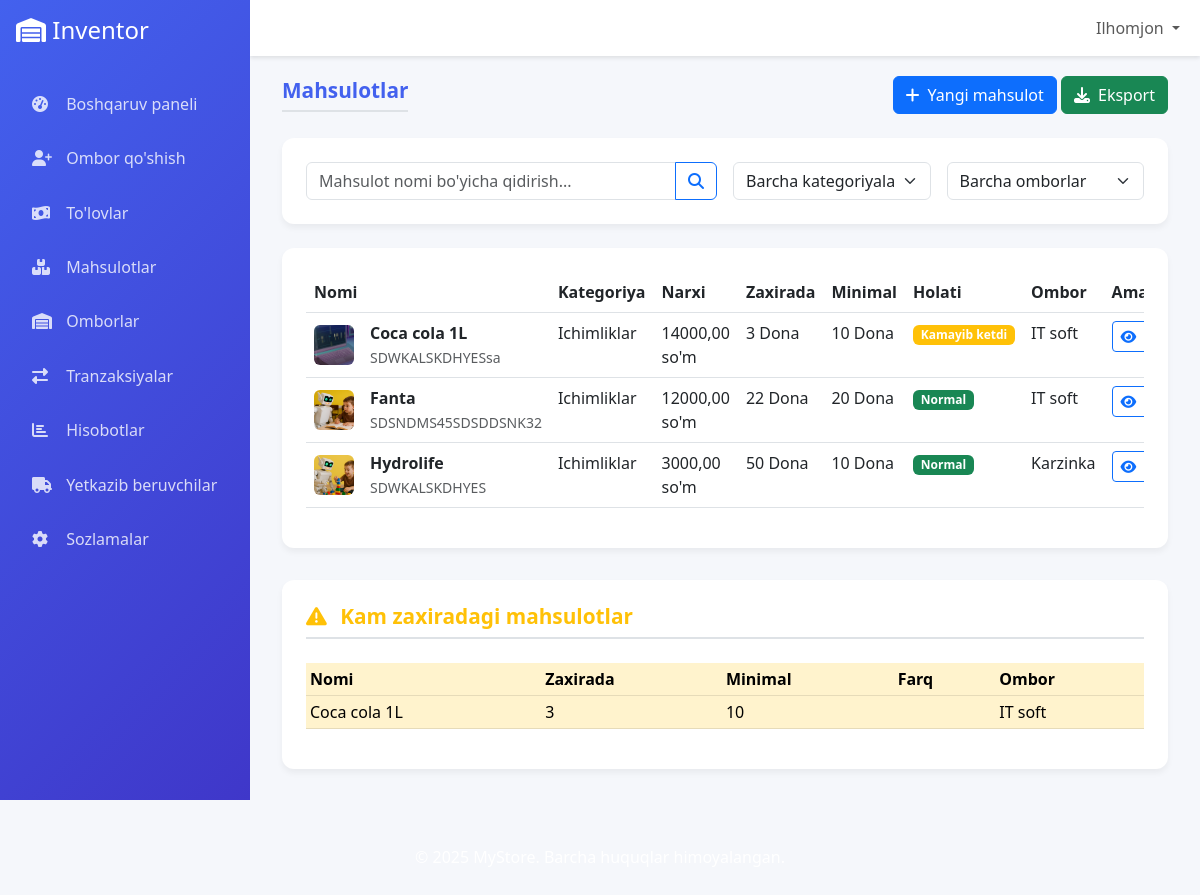
Screenshot of /products/ (signed in) with the database file from the repository.
### products/models.py (models this page shows, shortened)
class Product(models.Model):
    UNIT_CHOICES = (
        ('kg', 'kg'),
        ('box', 'Karopka'),
        ('l', 'Litr'),
        ('m', 'Metr'),
        ('ton', 'Tonna'),
        ('piece', 'Dona'),
        ('pack', 'Pochka'),
    )
    name = models.CharField(max_length=100)
    category = models.ForeignKey(Category, on_delete=models.CASCADE, related_name="products")
    barcode = models.CharField(max_length=50, unique=True, blank=True, null=True)
    description = models.TextField(blank=True)
    price = models.DecimalField(max_digits=10, decimal_places=2)
    image = models.ImageField(upload_to='products/', null=True, blank=True)
    min_stock = models.PositiveIntegerField(default=0)
    stock_quantity = models.PositiveIntegerField(default=0)
    unit = models.CharField(max_length=10, choices=UNIT_CHOICES, default='piece')
    created_at = models.DateTimeField(auto_now_add=True)
    updated_at = models.DateTimeField(auto_now=True)
    supplier = models.ForeignKey('inventor.Supplier', on_delete=models.SET_NULL, null=True, blank=True)
    warehouse = models.ForeignKey('inventor.Warehouse', on_delete=models.CASCADE, null=True, blank=True)
    def is_low_stock(self):
        return self.stock_quantity <= self.min_stock
    class Meta:
        ordering = ['name']

class Category(models.Model):
    name = models.CharField(max_length=100, unique=True)
    description = models.TextField(blank=True)

### inventor/models.py (models this page shows, shortened)
class Warehouse(models.Model):
    name = models.CharField(max_length=100)
    location = models.CharField(max_length=200)
    created_at = models.DateTimeField(auto_now_add=True)

### products/views.py (the view)
# urls.py: path('', views.product_list, name='product_list'),
@login_required
def product_list(request):
    query = request.GET.get('q')
    products = Product.objects.all()
    try:
        role = request.user.userrole.role
        warehouse = request.user.userrole.warehouse
        if role == 'WAREHOUSE_MANAGER':
            products = products.filter(warehouse=warehouse)
        elif role == 'SELLER':
            products = products.filter(warehouse=warehouse, stock_quantity__gt=0)
    except:
        pass
    if query:
        products = products.filter(
            Q(name__icontains=query) |
            Q(description__icontains=query) |
            Q(barcode__icontains=query)
        )
    products_with_low_stock = [product for product in products if product.is_low_stock()]
    UserLog.objects.create(user=request.user, action="Mahsulotlar ro'yxatini ko'rdi")
    return render(request, 'products/product_list.html', {
        'products': products,
        'low_stock': products_with_low_stock,
        'query': query
    })

### templates/products/product_list.html (shortened to what this page needs)
{% extends 'base.html' %}
{% block content %}
<div class="container-fluid">
    <div class="d-flex justify-content-between align-items-center mb-4">
        <h2 class="section-title mb-0">Mahsulotlar</h2>
        <div>
            <a href="{% url 'products:product_create' %}" class="btn btn-primary">
                <i class="fas fa-plus me-2"></i>Yangi mahsulot
            </a>
            <a href="{% url 'products:export_products' %}" class="btn btn-success">
                <i class="fas fa-download me-2"></i>Eksport
            </a>
        </div>
    </div>
    <div class="table-container mb-4">
        <form method="get" class="row g-3">
            <div class="col-md-6">
                <div class="input-group">
                    <input type="text" class="form-control" name="q" placeholder="Mahsulot nomi bo'yicha qidirish..."
                           value="{{ request.GET.q }}">
                    <button class="btn btn-outline-primary" type="submit">
                        <i class="fas fa-search"></i>
                    </button>
                </div>
            </div>
            <div class="col-md-3">
                <select class="form-select" name="category">
                    <option value="">Barcha kategoriyalar</option>
                </select>
            </div>
            <div class="col-md-3">
                <select class="form-select" name="warehouse">
                    <option value="">Barcha omborlar</option>
                </select>
            </div>
        </form>
    </div>
    <div class="table-container">
        <div class="table-responsive">
            <table class="table table-hover">
                <thead>
                    <tr>
                        <th>Nomi</th>
                        <th>Kategoriya</th>
                        <th>Narxi</th>
                        <th>Zaxirada</th>
                        <th>Minimal</th>
                        <th>Holati</th>
                        <th>Ombor</th>
                        <th>Amallar</th>
                    </tr>
                </thead>
                <tbody>
                    {% for product in products %}
                    <tr>
                        <td>
                            <div class="d-flex align-items-center">
                                {% if product.image %}
                                <img src="{{ product.image.url }}" alt="{{ product.name }}"
                                     class="rounded me-3" width="40" height="40" style="object-fit: cover;">
                                {% else %}
                                <div class="bg-light rounded me-3 d-flex align-items-center justify-content-center"
                                     style="width: 40px; height: 40px;">
                                    <i class="fas fa-box text-muted"></i>
                                </div>
                                {% endif %}
                                <div>
                                    <strong>{{ product.name }}</strong>
                                    {% if product.barcode %}
                                    <br><small class="text-muted">{{ product.barcode }}</small>
                                    {% endif %}
                                </div>
                            </div>
                        </td>
                        <td>{{ product.category.name }}</td>
                        <td>{{ product.price }} so'm</td>
                        <td>{{ product.stock_quantity }} {{ product.get_unit_display }}</td>
                        <td>{{ product.min_stock }} {{ product.get_unit_display }}</td>
                        <td>
                            {% if product.stock_quantity <= 0 %}
                                <span class="badge bg-danger">Tugagan</span>
                            {% elif product.is_low_stock %}
                                <span class="badge bg-warning">Kamayib ketdi</span>
                            {% else %}
                                <span class="badge bg-success">Normal</span>
                            {% endif %}
                        </td>
                        <td>{{ product.warehouse.name }}</td>
                        <td>
                            <div class="btn-group btn-group-sm">
                                <a href="{% url 'products:product_detail' product.pk %}" class="btn btn-outline-primary">
                                    <i class="fas fa-eye"></i>
                                </a>
                            </div>
                        </td>
                    </tr>
                    {% endfor %}
                </tbody>
            </table>
        </div>
    </div>
    {% if low_stock %}
    <div class="table-container mt-4">
        <h3 class="section-title text-warning">
            <i class="fas fa-exclamation-triangle me-2"></i>
            Kam zaxiradagi mahsulotlar
        </h3>
        <div class="table-responsive">
            <table class="table table-sm table-warning">
                <thead>
                    <tr>
                        <th>Nomi</th>
                        <th>Zaxirada</th>
                        <th>Minimal</th>
                        <th>Farq</th>
                        <th>Ombor</th>
                    </tr>
                </thead>
                <tbody>
                    {% for product in low_stock %}
                    <tr>
                        <td>{{ product.name }}</td>
                        <td>{{ product.stock_quantity }}</td>
                        <td>{{ product.min_stock }}</td>
                        <td class="text-danger">{{ product.min_stock|add:"-"|add:product.stock_quantity }}</td>
                        <td>{{ product.warehouse.name }}</td>
                    </tr>
                    {% endfor %}
                </tbody>
            </table>
        </div>
    </div>
    {% endif %}
</div>
{% endblock %}

### templates/includes/header.html (shortened to what this page needs)
<div class="sidebar">
    <div class="p-3">
        <h4 class="text-white mb-0">
            <i class="fas fa-warehouse"></i>
            <span class="sidebar-brand-text">Inventor</span>
        </h4>
    </div>
    <nav class="nav flex-column p-3">
        {% if user.is_authenticated %}
            {% if user.userrole.role == 'ADMIN' %}
                <a class="nav-link {% if request.resolver_match.url_name == 'admin_dashboard' %}active{% endif %}" href="{% url 'users:admin_dashboard' %}">
                    <i class="fas fa-tachometer-alt"></i>
                    <span>Boshqaruv paneli</span>
                </a>
                <a class="nav-link" href="{% url 'users:create_warehouse_manager' %}">
                    <i class="fas fa-user-plus"></i>
                    <span>Ombor qo'shish</span>
                </a>
                <a class="nav-link" href="{% url 'users:payment_management' %}">
                    <i class="fas fa-money-bill-wave"></i>
                    <span>To'lovlar</span>
                </a>
            {% elif user.userrole.role == 'SELLER' %}
                <a class="nav-link {% if request.resolver_match.url_name == 'seller_dashboard' %}active{% endif %}" href="{% url 'users:seller_dashboard' %}">
                    <i class="fas fa-tachometer-alt"></i>
                    <span>Dashboard</span>
                </a>
            {% endif %}
            <a class="nav-link" href="{% url 'products:product_list' %}">
                <i class="fas fa-boxes"></i>
                <span>Mahsulotlar</span>
            </a>
            {% if user.userrole.role == 'ADMIN' %}
            <a class="nav-link" href="{% url 'inventor:warehouse_list' %}">
                <i class="fas fa-warehouse"></i>
                <span>Omborlar</span>
            </a>
            {% endif %}
            <a class="nav-link" href="{% url 'inventor:transaction_history' %}">
                <i class="fas fa-exchange-alt"></i>
                <span>Tranzaksiyalar</span>
            </a>
            <a class="nav-link" href="{% url 'inventor:report_list' %}">
                <i class="fas fa-chart-bar"></i>
                <span>Hisobotlar</span>
            </a>
            {% if user.userrole.role == 'ADMIN' %}
                <a class="nav-link" href="{% url 'inventor:supplier_list' %}">
                    <i class="fas fa-truck"></i>
                    <span>Yetkazib beruvchilar</span>
                </a>
            {% endif %}
            {% if user.userrole.role == 'ADMIN' %}
                <a class="nav-link" href="{% url 'inventor:settings_update' %}">
                    <i class="fas fa-cog"></i>
                    <span>Sozlamalar</span>
                </a>
            {% endif %}
        {% endif %}
    </nav>
</div>
<nav class="navbar navbar-expand-lg navbar-custom">
    <div class="container-fluid">
        <div class="collapse navbar-collapse" id="navbarContent">
            <ul class="navbar-nav ms-auto mb-2 mb-lg-0">
                {% if user.is_authenticated %}
                    <li class="nav-item dropdown">
                        <a class="nav-link dropdown-toggle" href="#" id="navbarDropdown" role="button" data-bs-toggle="dropdown">
                            {{ user.username }}
                        </a>
                    </li>
                {% else %}
                    <li class="nav-item">
                        <a class="nav-link" href="{% url 'users:login' %}">Kirish</a>
                    </li>
                {% endif %}
            </ul>
        </div>
    </div>
</nav>

### templates/includes/head.html (style rules this page uses)
:root { --primary-color: #4361ee; --secondary-color: #3f37c9; --success-color: #4cc9f0; --info-color: #4895ef; --warning-color: #f72585; --light-bg: #f8f9fa; --dark-text: #212529; --border-color: #dee2e6; --sidebar-width: 250px; }
body { font-family: 'Segoe UI', Tahoma, Geneva, Verdana, sans-serif; background-color: #f5f7fb; color: var(--dark-text); }
.sidebar { background: linear-gradient(135deg, var(--primary-color), var(--secondary-color)); color: white; height: 100vh; position: fixed; width: var(--sidebar-width); transition: all 0.3s; z-index: 1000; }
.sidebar .nav-link { color: rgba(255, 255, 255, 0.8); padding: 0.75rem 1rem; margin: 0.2rem 0; border-radius: 8px; transition: all 0.3s; }
.sidebar .nav-link i { width: 20px; margin-right: 10px; }
.navbar-custom { background: white; box-shadow: 0 2px 4px rgba(0,0,0,0.1); margin-left: var(--sidebar-width); }
.table-container { background: white; border-radius: 12px; padding: 1.5rem; box-shadow: 0 4px 6px rgba(0, 0, 0, 0.05); margin-bottom: 2rem; }
.section-title { font-size: 1.3rem; font-weight: 600; margin-bottom: 1.5rem; padding-bottom: 0.5rem; border-bottom: 2px solid var(--border-color); color: var(--primary-color); }

### rows the page displays
Product: image (picture), name "Coca cola 1L", barcode "SDWKALSKDHYESsa", category.name "Ichimliklar", price "14000,00", stock_quantity "3", unit "Dona", min_stock "10", shows "Kamayib ketdi", warehouse.name "IT soft"
Product: image (picture), name "Fanta", barcode "SDSNDMS45SDSDDSNK32", category.name "Ichimliklar", price "12000,00", stock_quantity "22", unit "Dona", min_stock "20", shows "Normal", warehouse.name "IT soft"
Product: image (picture), name "Hydrolife", barcode "SDWKALSKDHYES", category.name "Ichimliklar", price "3000,00", stock_quantity "50", unit "Dona", min_stock "10", shows "Normal", warehouse.name "Karzinka"

### other values shown
{{ user.username }} "Ilhomjon"
